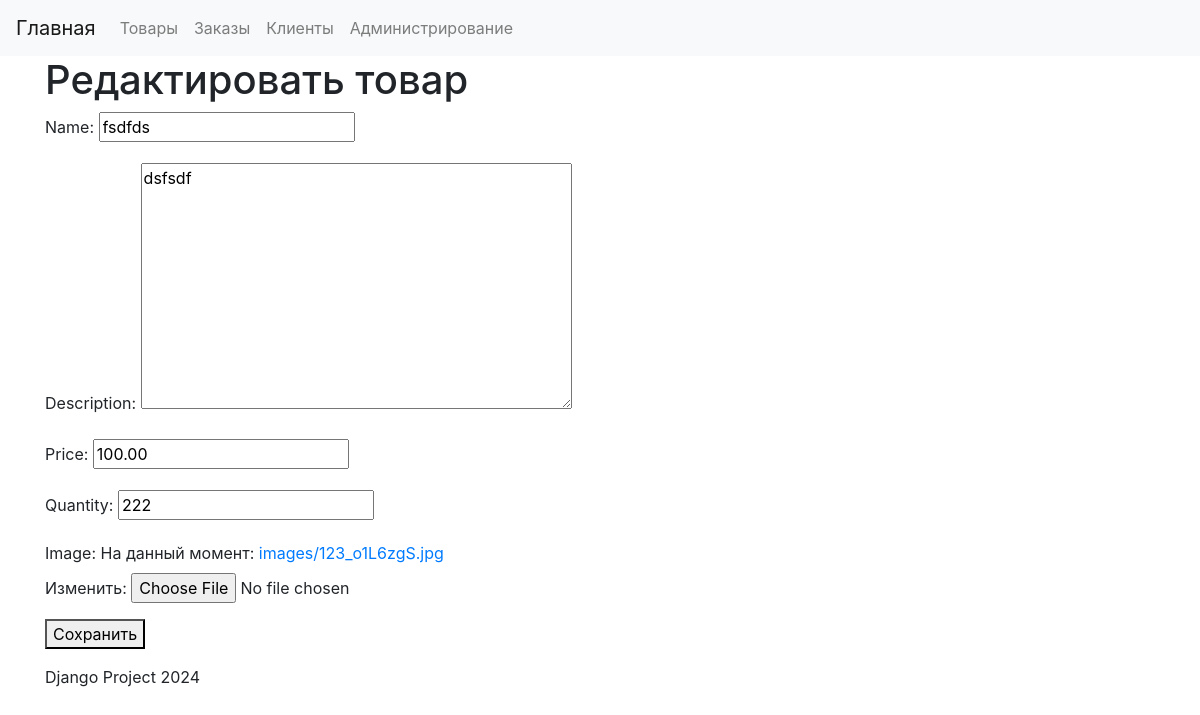
The app's page /products/edit/2/ with its own data.
### product/models.py (models this page shows, shortened)
class Product(models.Model):
    name = models.CharField(max_length=255, verbose_name='Название')
    description = models.TextField(verbose_name='Описание')
    price = models.DecimalField(max_digits=10, decimal_places=2, verbose_name='Цена')
    quantity = models.IntegerField(verbose_name='Количество')
    added_date = models.DateField(auto_now_add=True, verbose_name='Дата добавления')
    image = models.ImageField(upload_to='media/images', default='default_image.png', blank=True, verbose_name='Изображение')
    class Meta:
        verbose_name = 'Товар'
        verbose_name_plural = 'Товары'

### product/views.py (the view)
# urls.py: path('edit/<int:product_id>/', edit_product, name='edit_product'),
def edit_product(request, product_id):
    product = get_object_or_404(Product, pk=product_id)
    if request.method == 'POST':
        form = ProductForm(request.POST, request.FILES)
        if form.is_valid():
            product.name = form.cleaned_data['name']
            product.description = form.cleaned_data['description']
            product.price = form.cleaned_data['price']
            product.quantity = form.cleaned_data['quantity']
            product.image = form.cleaned_data['image']
            product.save()
            return redirect('product_list')
    else:
        form = ProductForm(initial={
            'name': product.name,
            'description': product.description,
            'price': product.price,
            'quantity': product.quantity,
            'image': product.image
        })
    return render(request, 'products/edit_product.html', {'form': form, 'product': product})

### product/forms.py (shortened to what this page needs)
class ProductForm(forms.Form):
    name = forms.CharField(max_length=255)
    description = forms.CharField(widget=forms.Textarea)
    price = forms.DecimalField(min_value=0, max_digits=10, decimal_places=2)
    quantity = forms.IntegerField(min_value=1)
    image = forms.ImageField()

### product/templates/products/edit_product.html (shortened to what this page needs)
{% extends 'base.html' %}
{% block content %}
    <h1>Редактировать товар</h1>
    <form action="{% url 'edit_product' product.id %}" method="post" enctype="multipart/form-data">
        {{ form.as_p }}
        <button type="submit">Сохранить</button>
    </form>
{% endblock %}

### records on screen
Product: name "fsdfds", description "dsfsdf", price "100.00", quantity "222"
